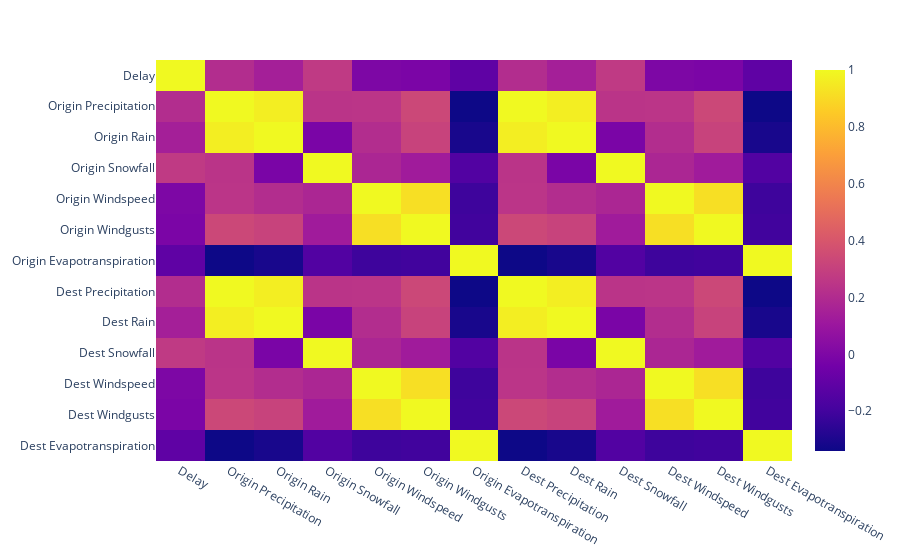

The notebook cell this image was saved under:
### Code cell
fig = px.imshow(
    scaled_features_df.corr(),
    aspect="auto"
)
fig.show()

### Figure 1 — Plotly figure (JSON) as saved in the notebook; plotly's stock layout.template omitted (floating-point values rounded to 4 significant figures; data arrays with more than 128 entries replaced by an {"elided": "..."} marker saying what was removed)
{"data": [{"coloraxis": "coloraxis", "hovertemplate": "x: %{x}<br>y: %{y}<br>color: %{z}<extra></extra>", "name": "0", "type": "heatmap", "x": ["Delay", "Origin Precipitation", "Origin Rain", "Origin Snowfall", "Origin Windspeed", "Origin Windgusts", "Origin Evapotranspiration", "Dest Precipitation", "Dest Rain", "Dest Snowfall", "Dest Windspeed", "Dest Windgusts", "Dest Evapotranspiration"], "xaxis": "x", "y": ["Delay", "Origin Precipitation", "Origin Rain", "Origin Snowfall", "Origin Windspeed", "Origin Windgusts", "Origin Evapotranspiration", "Dest Precipitation", "Dest Rain", "Dest Snowfall", "Dest Windspeed", "Dest Windgusts", "Dest Evapotranspiration"], "yaxis": "y", "z": {"elided": "13x13 float values"}}], "layout": {"coloraxis": {"colorscale": [[0, "#0d0887"], [0.1111, "#46039f"], [0.2222, "#7201a8"], [0.3333, "#9c179e"], [0.4444, "#bd3786"], [0.5556, "#d8576b"], [0.6667, "#ed7953"], [0.7778, "#fb9f3a"], [0.8889, "#fdca26"], [1, "#f0f921"]]}, "margin": {"t": 60}, "xaxis": {"anchor": "y", "domain": [0, 1]}, "yaxis": {"anchor": "x", "autorange": "reversed", "domain": [0, 1]}}}
